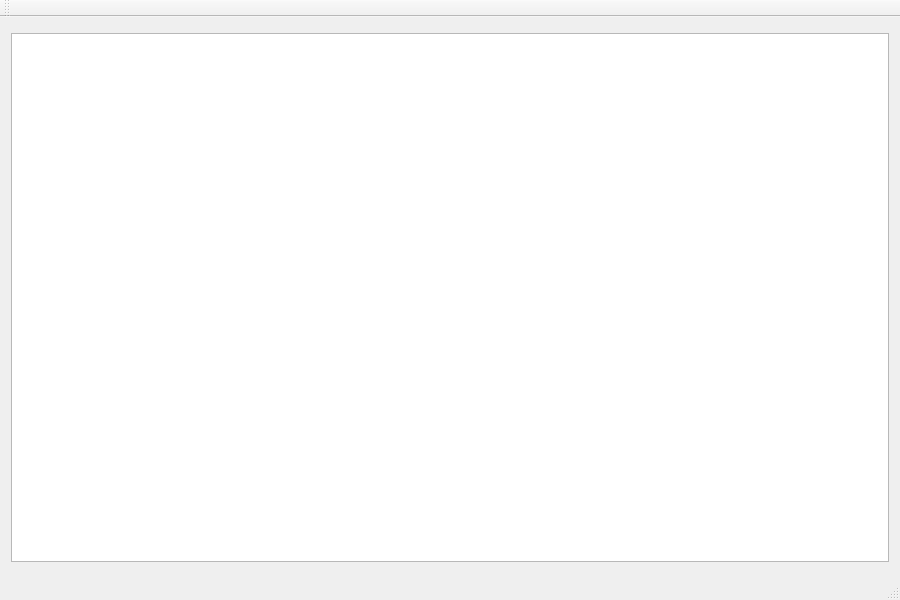
<?xml version="1.0" encoding="UTF-8"?>
<ui version="4.0">
 <class>MainWindow</class>
 <widget class="QMainWindow" name="MainWindow">
  <property name="geometry">
   <rect>
    <x>0</x>
    <y>0</y>
    <width>900</width>
    <height>600</height>
   </rect>
  </property>
  <property name="windowTitle">
   <string>MainWindow</string>
  </property>
  <widget class="QWidget" name="centralWidget">
   <layout class="QGridLayout" name="gridLayout">
    <item row="0" column="0">
     <widget class="QGraphicsView" name="graphicsView">
      <property name="sizePolicy">
       <sizepolicy hsizetype="Expanding" vsizetype="Expanding">
        <horstretch>0</horstretch>
        <verstretch>0</verstretch>
       </sizepolicy>
      </property>
      <property name="maximumSize">
       <size>
        <width>882</width>
        <height>529</height>
       </size>
      </property>
      <property name="verticalScrollBarPolicy">
       <enum>Qt::ScrollBarAlwaysOff</enum>
      </property>
      <property name="horizontalScrollBarPolicy">
       <enum>Qt::ScrollBarAlwaysOff</enum>
      </property>
     </widget>
    </item>
   </layout>
  </widget>
  <widget class="QMenuBar" name="menuBar">
   <property name="geometry">
    <rect>
     <x>0</x>
     <y>0</y>
     <width>900</width>
     <height>21</height>
    </rect>
   </property>
  </widget>
  <widget class="QToolBar" name="mainToolBar">
   <attribute name="toolBarArea">
    <enum>TopToolBarArea</enum>
   </attribute>
   <attribute name="toolBarBreak">
    <bool>false</bool>
   </attribute>
  </widget>
  <widget class="QStatusBar" name="statusBar"/>
 </widget>
 <layoutdefault spacing="6" margin="11"/>
 <resources/>
 <connections/>
</ui>
